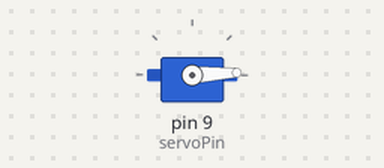
The sketch below on a simulated Arduino Uno, built with avr-gcc and run on an emulated ATmega328P. Parts: servo.

Above: at 0.05 s.
At 0.45 s:
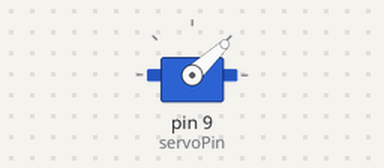
At 0.9 s:
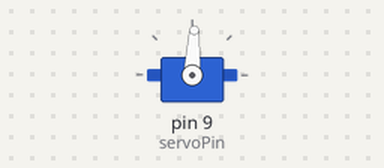
At 1.8 s:
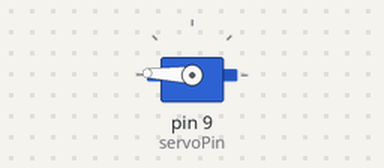
Timing chart, 0 to 4.1 s (numbered marks = the images above):
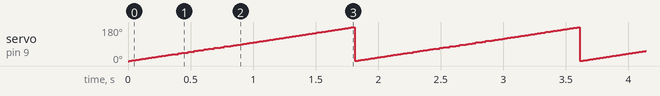

Measured:
- by itself, servo on pin 9 (servoPin): ramps from 0° to 179° and jumps back, once every 1.8 s

The sketch:

servomotor_swipe.ino
```cpp
//wow

#include <Servo.h>

const int servoPin = 9;
const int t = 1000;

unsigned long MOVING_TIME = 1800;
unsigned long moveStartTime;

int startAngle = 0;
int stopAngle = 180;

Servo servo;

void scan(){
    unsigned long progress = millis() - moveStartTime;

    if (progress <= MOVING_TIME){
        long angle = map(progress, 0, MOVING_TIME, startAngle, stopAngle);
        servo.write(angle);
        if (angle == 180){
            long angle = map(progress, 0, MOVING_TIME, stopAngle, startAngle);
            servo.write(angle);
            moveStartTime = millis();
        }
    }
}


void setup(){
    servo.attach(servoPin);
    moveStartTime = millis();

}

void loop() {
    scan();
}
```
